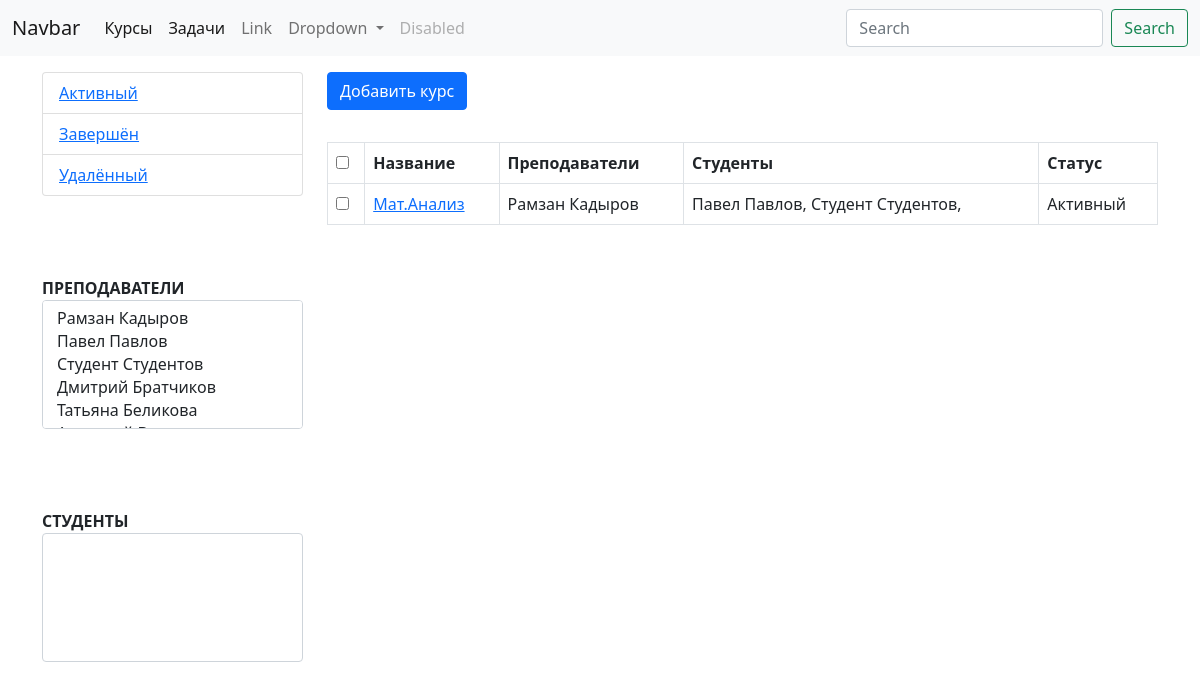
The app's page /courses, older data.
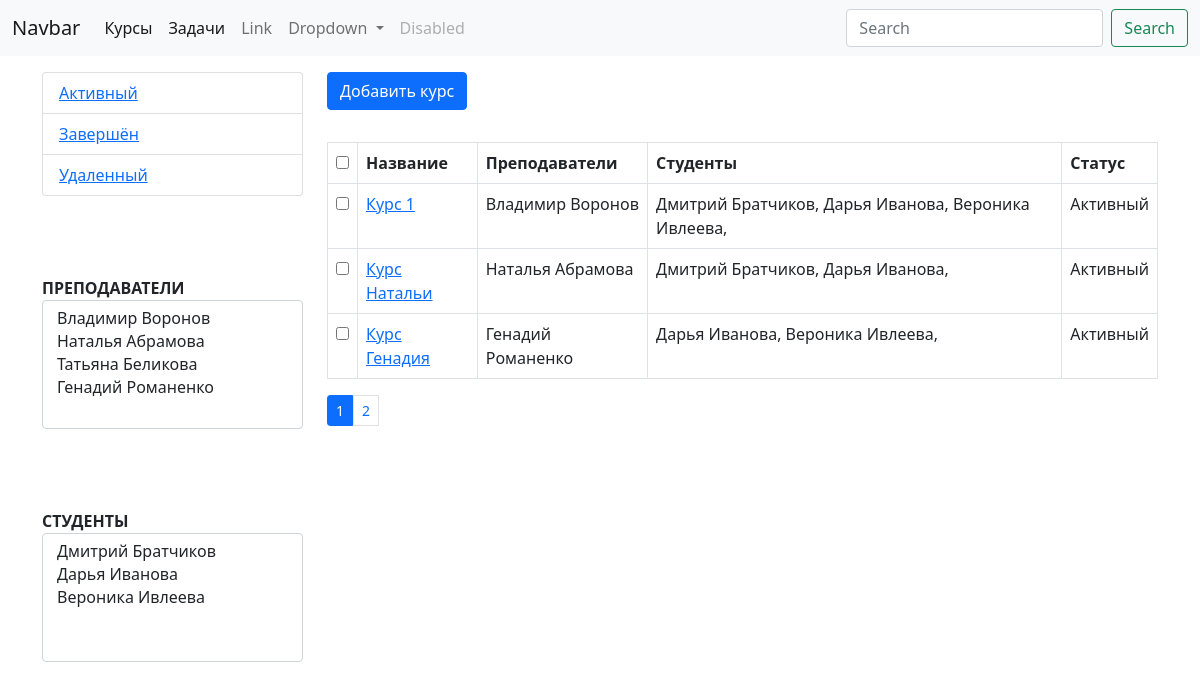
The same page, newer data.
### courses/models.py (models this page shows, shortened)
class StatusCourse(models.Model):
    name = models.CharField(max_length=150)
    def __str__(self):
        return self.name

class Course(models.Model):
    name = models.CharField(max_length=150)
    teachers = models.ManyToManyField(User, related_name='CourseTeachers')
    students = models.ManyToManyField(User, related_name='CourseStudents')
    status = models.ForeignKey(StatusCourse, on_delete=models.CASCADE, default=1)
    def get_absolute_url(self):
        return reverse('course', kwargs={'pk': self.pk})

class User(AbstractUser):
    Otchestvo = models.CharField(max_length=150, blank=True, verbose_name='Отчество')
    Group = models.ManyToManyField(Group, verbose_name='Группа', blank=True)
    Photo = models.ImageField(verbose_name='Фото', blank=True)
    Type = models.ForeignKey(UserType, on_delete=models.CASCADE, related_name='type', default=1)
    Status = models.ForeignKey(UserStatus, on_delete=models.CASCADE, related_name='status', default=2)
    def __str__(self):
        return self.first_name + ' ' + self.last_name

### courses/views.py (the view)
# urls.py: path('courses', CoursesList.as_view(), name='courses'),
class CoursesList(ListView):
    model = Course
    template_name = 'courses/courses.html'
    context_object_name = 'courses'
    paginate_by = 3
    def get_context_data(self, *, object_list=None, **kwargs):
        context = super().get_context_data(**kwargs)
        context['teachers'] = User.objects.filter(Type=1)
        context['students'] = User.objects.filter(Type=2)
        context['statuses'] = StatusCourse.objects.all()
        return context
    def get_queryset(self):
        status_query = self.request.GET.get('status')
        teacher_query = self.request.GET.get('teacher')
        student_query = self.request.GET.get('student')
        if teacher_query is not None:
            queryset = Course.objects.filter(teachers=teacher_query)
        elif status_query is not None:
            queryset = Course.objects.filter(status_id=int(status_query))
        elif student_query is not None:
            queryset = Course.objects.filter(students=student_query)
        else:
            queryset = Course.objects.all()
        return queryset

### courses/templates/courses/courses.html (shortened to what this page needs)
{% extends "base.html" %}
{% block sidebar %}
<ul class="list-group">
    {% for status in statuses %}
    <li class="list-group-item"><a href="{% url 'courses' %}?status={{ status.pk }}">{{ status.name }}</a></li>
    {% endfor %}
</ul>
<ul class="list-group" Style="margin-top: 5rem;">
    <label><b>ПРЕПОДАВАТЕЛИ</b></label>
    <select class="form-select" size="5" onchange="location = this.value">
      {% for teacher in teachers %}
        <option value="{% url 'courses' %}?teacher={{ teacher.id }}"> {{teacher}} </option>
        {% endfor %}
    </select>
</ul>
<ul class="list-group" Style="margin-top: 5rem;">
    <label><b>СТУДЕНТЫ</b></label>
    <select class="form-select" size="5" onchange="location = this.value">
      {% for student in students %}
        <option value="{% url 'courses' %}?student={{ student.id }}"> {{student}} </option>
        {% endfor %}
    </select>
</ul>
{% endblock %}
{% block content %}
<a class="btn btn-primary" href="/create_course" >Добавить курс </a>
<table class="table table-bordered" Style="margin-top: 2rem;">
  <thead>
    <tr>
      <th><input type="checkbox" name="course"></th>
      <th scope="col">Название</th>
      <th scope="col">Преподаватели</th>
      <th scope="col">Студенты</th>
      <th scope="col">Статус</th>
    </tr>
  </thead>
  <tbody>
  {% for course in courses %}
    <tr>
        <td><input type="checkbox" name="task" value="{{course.pk}}"></td>
      <td><a href="{{course.get_absolute_url}}">{{course.name}}</a></td>
      <td>
          {% for teacher in course.teachers.all %}
            {{teacher.first_name}} {{teacher.last_name}}
          {% endfor %}
      </td>
      <td>
          {% for student in course.students.all %}
            {{student.first_name}} {{student.last_name}},
          {% endfor %}
      </td>
      <td>{{course.status}}</td>
    </tr>
    {% endfor %}
  </tbody>
</table>
{% if is_paginated %}
  <ul class="pagination pagination-sm">
    {% for i in paginator.page_range %}
      {% if page_obj.number == i %}
        <li class="page-item active"><span class="page-link">{{ i }} </span></li>
      {% else %}
        <li><a class="page-link" href="?page={{ i }}">{{ i }}</a></li>
      {% endif %}
    {% endfor %}
  </ul>
{% endif %}
{% endblock %}

### templates/base.html (shortened to what this page needs)
<!DOCTYPE html>
<html lang="en">
<head>
    <link href="https://cdn.jsdelivr.net/npm/bootstrap@5.0.0-beta3/dist/css/bootstrap.min.css" rel="stylesheet">
</head>
<body>
{% include 'inc/_nav.html' %}
<div class="container mt-3">
    <div class="row">
        <div class="col-md-3">{% block sidebar %}{% endblock %}</div>
        <div class="col-md-9">{% block content %}{% endblock %}</div>
    </div>
</div>
</body>
</html>

### templates/inc/_nav.html (shortened to what this page needs)
<nav class="navbar navbar-expand-lg navbar-light bg-light">
  <div class="container-fluid">
    <a class="navbar-brand" href="#">Navbar</a>
    <div class="collapse navbar-collapse" id="navbarSupportedContent">
      <ul class="navbar-nav me-auto mb-2 mb-lg-0">
        <li class="nav-item">
          <a class="nav-link active" aria-current="page" href="{% url 'courses' %}">Курсы</a>
        </li>
        <li class="nav-item">
          <a class="nav-link active" aria-current="page" href="{% url 'tasks' %}">Задачи</a>
        </li>
        <li class="nav-item">
          <a class="nav-link" href="#">Link</a>
        </li>
        <li class="nav-item dropdown">
          <a class="nav-link dropdown-toggle" href="#" id="navbarDropdown" role="button" data-bs-toggle="dropdown" aria-expanded="false">
            Dropdown
          </a>
        </li>
        <li class="nav-item">
          <a class="nav-link disabled" href="#" tabindex="-1" aria-disabled="true">Disabled</a>
        </li>
      </ul>
      <form class="d-flex">
        <input class="form-control me-2" type="search" placeholder="Search" aria-label="Search">
        <button class="btn btn-outline-success" type="submit">Search</button>
      </form>
    </div>
  </div>
</nav>

Row changes from the older to the newer data that the page shows:
no longer on this page (row edited): Course: name "Мат.Анализ", status "Активный"
removed User: first_name "Рамзан", last_name "Кадыров"
removed User: first_name "Павел", last_name "Павлов"
removed User: first_name "Студент", last_name "Студентов"
changed StatusCourse: name "Удалённый" → "Удаленный"
added Course: name "Курс 1", status "Активный"
added User: first_name "Владимир", last_name "Воронов"
added User: first_name "Дмитрий", last_name "Братчиков"
added User: first_name "Дарья", last_name "Иванова"
now on this page (row edited): User: first_name "Вероника", last_name "Ивлеева"
added Course: name "Курс Натальи", status "Активный"
added User: first_name "Наталья", last_name "Абрамова"
added Course: name "Курс Генадия", status "Активный"
added User: first_name "Генадий", last_name "Романенко"
Text that changed along with them:
form field value: "Рамзан Кадыров / Павел Павлов / Студент Студентов / Дмитрий Братчиков / Татьяна Беликова" → "Владимир Воронов / Наталья Абрамова / Татьяна Беликова / Генадий Романенко"
form field value: (not shown) → "Дмитрий Братчиков / Дарья Иванова / Вероника Ивлеева"
new list line: "1"
new list line: "2"
